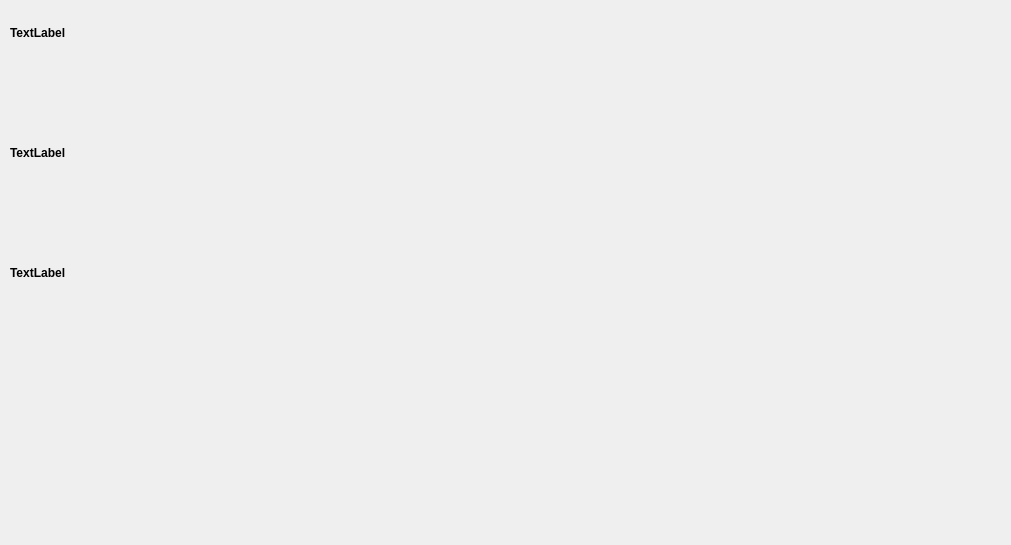
<?xml version="1.0" encoding="UTF-8"?>
<ui version="4.0">
 <class>MainWindow</class>
 <widget class="QMainWindow" name="MainWindow">
  <property name="geometry">
   <rect>
    <x>0</x>
    <y>0</y>
    <width>1011</width>
    <height>545</height>
   </rect>
  </property>
  <property name="cursor">
   <cursorShape>ArrowCursor</cursorShape>
  </property>
  <property name="windowTitle">
   <string>MainWindow</string>
  </property>
  <widget class="QWidget" name="centralwidget">
   <widget class="QLabel" name="ID1">
    <property name="geometry">
     <rect>
      <x>10</x>
      <y>20</y>
      <width>181</width>
      <height>25</height>
     </rect>
    </property>
    <property name="font">
     <font>
      <weight>75</weight>
      <bold>true</bold>
      <strikeout>false</strikeout>
     </font>
    </property>
    <property name="text">
     <string>TextLabel</string>
    </property>
   </widget>
   <widget class="QLabel" name="ID2">
    <property name="geometry">
     <rect>
      <x>10</x>
      <y>140</y>
      <width>181</width>
      <height>25</height>
     </rect>
    </property>
    <property name="font">
     <font>
      <weight>75</weight>
      <bold>true</bold>
     </font>
    </property>
    <property name="text">
     <string>TextLabel</string>
    </property>
   </widget>
   <widget class="QLabel" name="ID3">
    <property name="geometry">
     <rect>
      <x>10</x>
      <y>260</y>
      <width>181</width>
      <height>25</height>
     </rect>
    </property>
    <property name="font">
     <font>
      <weight>75</weight>
      <bold>true</bold>
     </font>
    </property>
    <property name="frameShadow">
     <enum>QFrame::Plain</enum>
    </property>
    <property name="text">
     <string>TextLabel</string>
    </property>
   </widget>
  </widget>
 </widget>
 <resources/>
 <connections/>
</ui>
